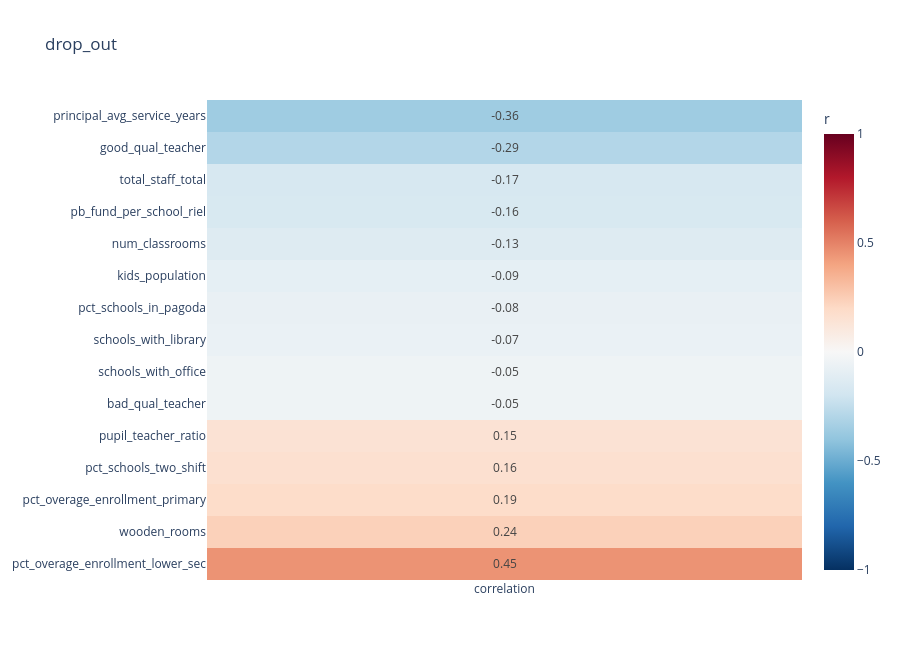

The code cell stored with this chart in its notebook:
### Code cell
corr_heatmap(drop_out,"avg_dropout_rate",feature2,'drop_out')

### Figure 1 — Plotly figure (JSON) as saved in the notebook; plotly's stock layout.template omitted (floating-point values rounded to 4 significant figures)
{"data": [{"coloraxis": "coloraxis", "hovertemplate": "x: %{x}<br>y: %{y}<br>color: %{z}<extra></extra>", "name": "0", "texttemplate": "%{z:.2f}", "type": "heatmap", "x": ["correlation"], "xaxis": "x", "y": ["principal_avg_service_years", "good_qual_teacher", "total_staff_total", "pb_fund_per_school_riel", "num_classrooms", "kids_population", "pct_schools_in_pagoda", "schools_with_library", "schools_with_office", "bad_qual_teacher", "pupil_teacher_ratio", "pct_schools_two_shift", "pct_overage_enrollment_primary", "wooden_rooms", "pct_overage_enrollment_lower_sec"], "yaxis": "y", "z": [[-0.3582], [-0.294], [-0.1688], [-0.1611], [-0.1298], [-0.09408], [-0.07617], [-0.06704], [-0.04711], [-0.04513], [0.1472], [0.1609], [0.1871], [0.2377], [0.4518]]}], "layout": {"coloraxis": {"cmax": 1, "cmin": -1, "colorbar": {"title": {"text": "r"}}, "colorscale": [[0, "rgb(5,48,97)"], [0.1, "rgb(33,102,172)"], [0.2, "rgb(67,147,195)"], [0.3, "rgb(146,197,222)"], [0.4, "rgb(209,229,240)"], [0.5, "rgb(247,247,247)"], [0.6, "rgb(253,219,199)"], [0.7, "rgb(244,165,130)"], [0.8, "rgb(214,96,77)"], [0.9, "rgb(178,24,43)"], [1, "rgb(103,0,31)"]]}, "height": 660, "title": {"text": "drop_out"}, "xaxis": {"anchor": "y", "domain": [0, 1]}, "yaxis": {"anchor": "x", "autorange": "reversed", "domain": [0, 1]}}}
